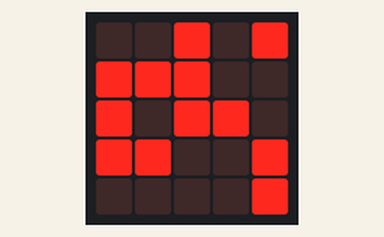
Recording of a program running on a simulated BBC micro:bit (MakeCode). On the bench: the board's 5×5 LED display. Random numbers come from a fixed seed.

Above: at 0.1 s.
At 4.7 s:
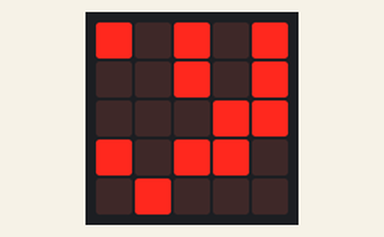
At 9.4 s:
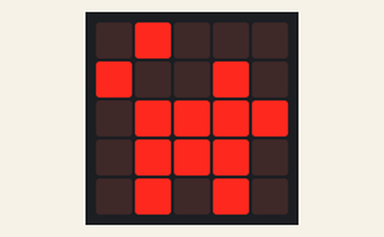
At 19.3 s:
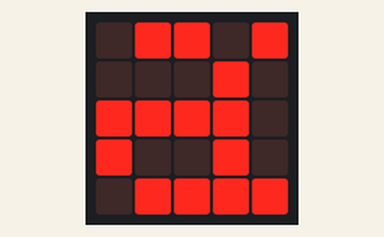
At 29.2 s:
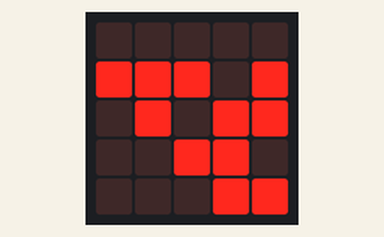
At 39.1 s:
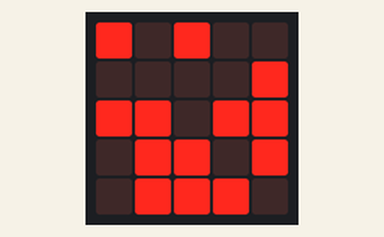

Measured:
- what the display in image 1 shows lasts 0.5 s, from 4.7 s to 5.2 s

The program:

main.ts
```typescript
let list: number[][] = []
basic.forever(function () {
    list = [
    [
    randint(0, 1),
    randint(0, 1),
    randint(0, 1),
    randint(0, 1),
    randint(0, 1)
    ],
    [
    randint(0, 1),
    randint(0, 1),
    randint(0, 1),
    randint(0, 1),
    randint(0, 1)
    ],
    [
    randint(0, 1),
    randint(0, 1),
    randint(0, 1),
    randint(0, 1),
    randint(0, 1)
    ],
    [
    randint(0, 1),
    randint(0, 1),
    randint(0, 1),
    randint(0, 1),
    randint(0, 1)
    ],
    [
    randint(0, 1),
    randint(0, 1),
    randint(0, 1),
    randint(0, 1),
    randint(0, 1)
    ]
    ]
    for (let y = 0; y <= 4; y++) {
        for (let x = 0; x <= 4; x++) {
            if (list[y][x] == 1) {
                led.plot(x, y)
            } else {
                led.unplot(x, y)
            }
        }
    }
    basic.pause(500)
})
```

test.ts
```typescript
// 在這裡測試；當此封包作為擴充功能時，將不會編譯此內容。
```
